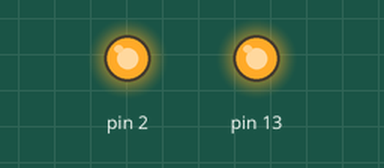
Recording of a sketch running on a simulated Arduino Nano, built with avr-gcc and run on an emulated ATmega328P. On the bench: output pins drawn as LEDs (lit = HIGH).

Above: at 0.1 s.
At 2.1 s:
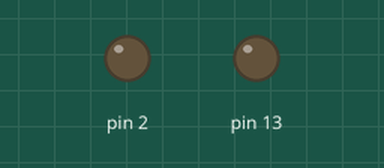
Timing chart, 0 to 3.6 s (numbered marks = the images above):
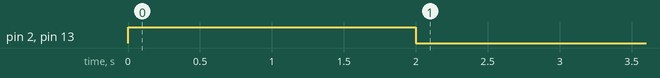

The sketch:

arduino-nano-relay.ino
```cpp
#include <arduino-timer.h>
auto timer = timer_create_default();

const int total_secconds = 10800; // 3 hours
int secconds = 0;

void reset() {
  digitalWrite(13, 1);
  digitalWrite(2, 1);
  delay(2000);
  digitalWrite(13, 0);
  digitalWrite(2, 0);
}

bool interrupt(void *) {
  secconds++;
  if ( secconds >= total_secconds) {
    secconds = 0;
    reset();
  }
  return true; // keep timer active? true
}

void setup() {
  pinMode(13, OUTPUT);
  pinMode(2, OUTPUT);
  reset();
  timer.every(1000, interrupt);
}

void loop() {
  timer.tick();
}
```
